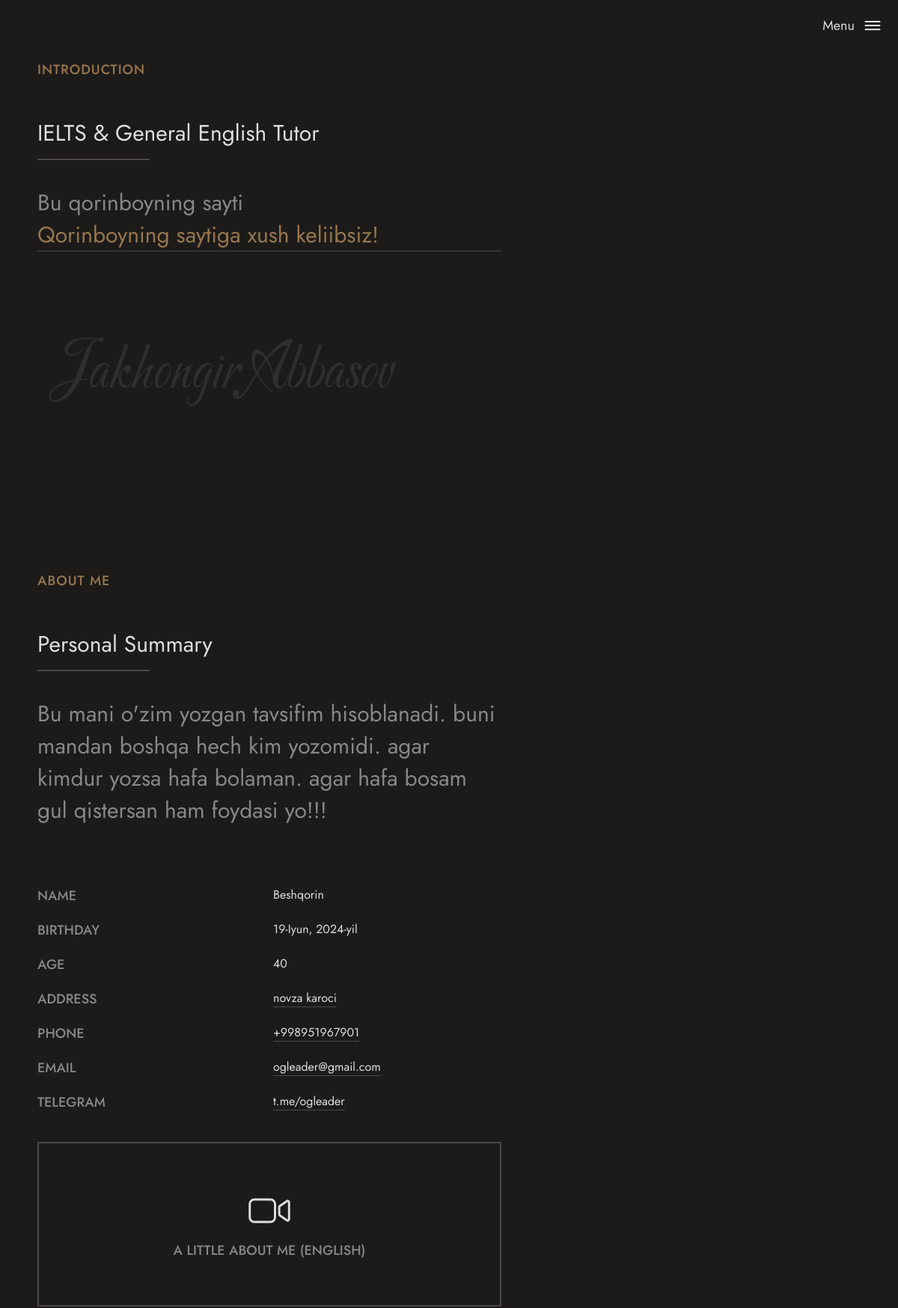
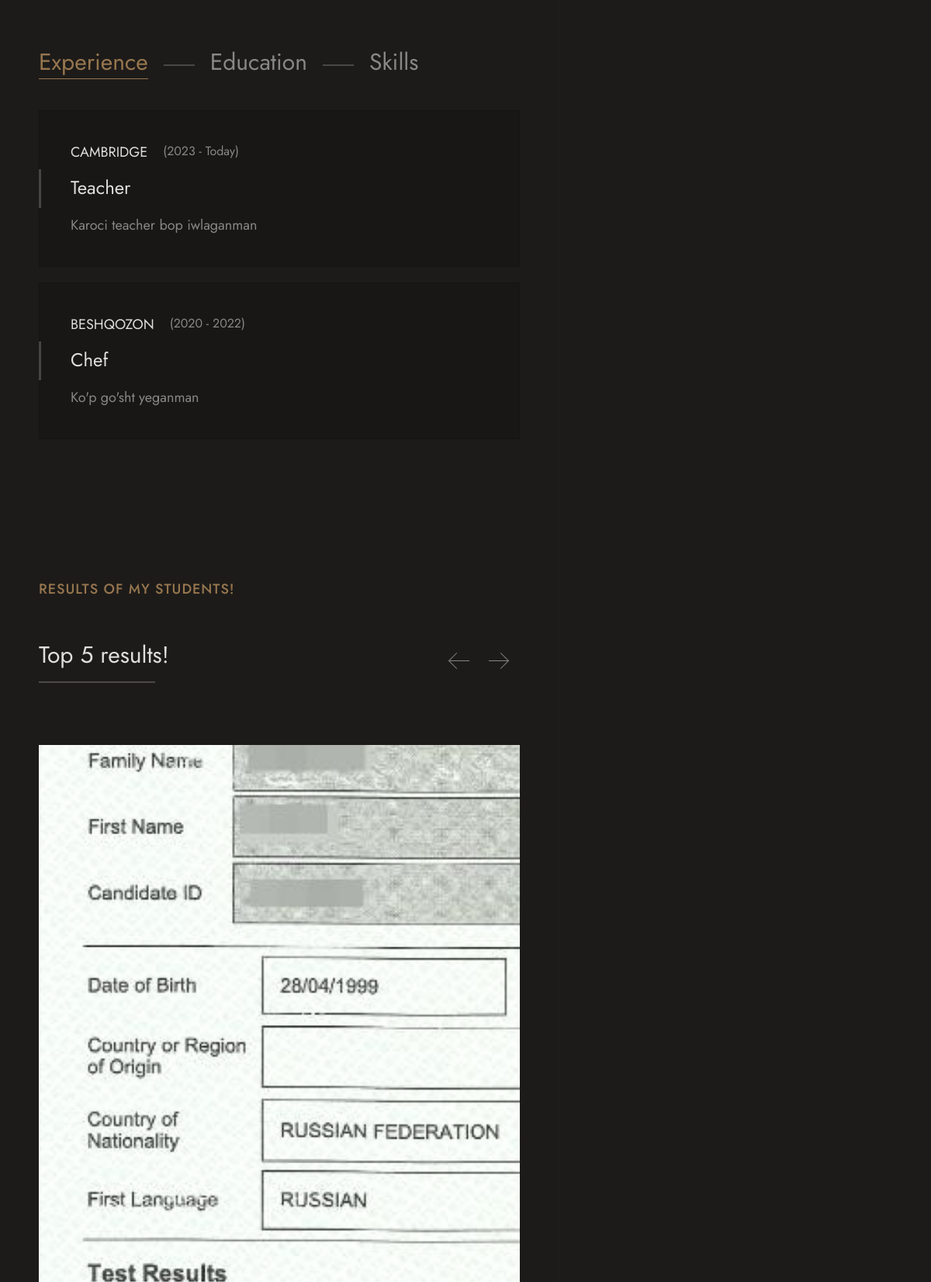
The page / (upper part) on the database its author committed (2 pictures, top to bottom).
### about/models.py (models this page shows, shortened)
class Introduction(models.Model):
    description = models.TextField(verbose_name='Tavsif')
    yellow_description = models.TextField(verbose_name='Sariq tavsif')
    yd_link = models.URLField(verbose_name='Sariq tavsif havolasi')
    is_published = models.BooleanField(default=True)

class AboutMe(models.Model):
    description = models.TextField(verbose_name='Tavsif')
    name = models.CharField(max_length=155, verbose_name='Ism')
    birthday = models.DateField(verbose_name='Tug‘ilgan kun')
    age = models.IntegerField(verbose_name='Yosh')
    address = models.TextField(verbose_name='Manzil')
    address_link = models.URLField(verbose_name='Manzil havolasi', max_length=555)
    phone = models.CharField(max_length=20, verbose_name='Telefon')
    email = models.EmailField(verbose_name='Elektron pochta')
    email_link = models.URLField(verbose_name='Elektron pochta havolasi')
    telegram = models.CharField(max_length=50, verbose_name='Telegram')
    tg_link = models.URLField(verbose_name='Telegram havolasi')
    vd_link = models.URLField(verbose_name='Video havola')

class Experience(models.Model):
    wheredidyouwork = models.TextField(verbose_name='Where')
    role = models.TextField(verbose_name='Role')
    description = models.TextField(verbose_name='Description')
    is_published = models.BooleanField(default=True, verbose_name='Nashr qilish')
    start_date = models.TextField(verbose_name='Start')
    end_date = models.TextField(verbose_name='End')

class StudentsTop5Results(models.Model):
    name = models.CharField(max_length=155, verbose_name='Talaba ismi')
    overall = models.CharField(max_length=155, verbose_name='Umumiy natija')
    photo = models.ImageField(upload_to='images/%Y/%m/%d', blank=True, verbose_name='Rasm')
    is_published = models.BooleanField(default=True, verbose_name='Nashr qilingan')

### about/views.py (the view)
# urls.py: path('', HomeView.as_view(), name='home')
class HomeView(ListView):
    model = User
    template_name = 'about/index.html'
    context_object_name = 'users'
    def get_context_data(self, **kwargs):
        context = super().get_context_data(**kwargs)
        context['intros']  = Introduction.objects.all()
        context['abouts'] = AboutMe.objects.all()
        context['joins'] = ComeJoinUs.objects.all()
        context['experiences'] = Experience.objects.all()
        context['educations'] = Education.objects.all()
        context['results'] = StudentsResults.objects.all()
        context['top5s'] = StudentsTop5Results.objects.all()
        context['courses'] = Courses.objects.all()
        return context

### about/templates/about/index.html (shortened to what this page needs)
{% load static %}
<!DOCTYPE html>
<html lang="en">
<head>
    <link rel="stylesheet" href="{% static '/assets/css/style.css' %}">
    <link rel="stylesheet" href="{% static '/assets/css/media_query.css' %}">
</head>
<body>
    <div class="container">
        <header>
            <button class="menu-open-btn">
                <span>Menu</span>
                <ion-icon name="menu-outline"></ion-icon>
            </button>
        </header>
        <main>
                <section class="section-padding" id="home">
                    {% for intro in intros %}
                    <h3 class="section-subtitle">Introduction</h3>
                    <h2 class="section-title">IELTS & General English Tutor</h2>
                    <p class="section-desc link-underline">
                        {{ intro.description }}<br>
                        <a href="{{ intro.yd_link }}" target="_blank">{{ intro.yellow_description }}</a>
                    </p>
                    <img src="{% static '/assets/images/signature_pandadoc.png' %}" alt="" width="350px" loading="lazy">
                    {% endfor %}
                </section>
            <section class="section-padding" id="about">
                {% for about in abouts %}
                <h3 class="section-subtitle">About me</h3>
                <h2 class="section-title">Personal Summary</h2>
                <p class="section-desc">
                    {{ about.description }}
                </p>
                <table class="about-table">
                    <tr>
                        <th>Name</th>
                        <td>{{ about.name }}</td>
                    </tr>
                    <tr>
                        <th>Birthday</th>
                        <td>{{ about.birthday }}</td>
                    </tr>
                    <tr>
                        <th>Age</th>
                        <td>{{ about.age }}</td>
                    </tr>
                    <tr>
                        <th>Address</th>
                        <td><a href="{{ about.address_link }}" class="link-underline" target="_blank">{{ about.address }}</a></td>
                    </tr>
                    <tr>
                        <th>Phone</th>
                        <td><a href="tel:{{ about.phone }}" class="link-underline">{{ about.phone }}</a></td>
                    </tr>
                    <tr>
                        <th>Email</th>
                        <td><a href="{{ about.email_link }}" class="link-underline">{{ about.email }}</a></td>
                    </tr>
                    <tr>
                        <th>Telegram</th>
                        <td><a href="{{ about.tg_link }}" class="link-underline" target="_blank">{{ about.telegram }}</a></td>
                    </tr>
                </table>
                <button class="download-cv">
                    <ion-icon name="videocam-outline"></ion-icon>
                    <a href="{{ about.vd_link }}" target="_blank">
                        <span>A little about me (English)</span>
                    </a>
                </button>
                {% endfor %}
                <div class="about-tab">
                    <ul class="tab-nav">
                        <li>
                            <button class="one tab-button active">Experience</button>
                        </li>
                        <li>
                            <button class="two tab-button">Education</button>
                        </li>
                        <li>
                            <button class="three tab-button">Skills</button>
                        </li>
                    </ul>
                    <div class="tab-content-group">
                        <div class="one tab-content active">
                            {% for experience in experiences %}
                            <div class="content-card">
                                <div class="card-head">
                                    <h4>{{ experience.wheredidyouwork }}</h4>
                                    <p>({{ experience.start_date }} - {{ experience.end_date }})</p>
                                </div>
                                <div class="card-body">
                                    <h3>{{ experience.role }}</h3>
                                    <p>{{ experience.description }}</p>
                                </div>
                            </div>
                            {% endfor %}
                        </div>
                    </div>
                </div>
            </section>
            <section class="section-padding" id="topresults">
                <h3 class="section-subtitle">Results of my students!</h3>
                <div class="wrapper">
                    <h2 class="section-title">Top 5 results!</h2>
                    <div class="btn-group">
                        <button id="portfolio-carousel-prev">
                            <div class="arrow">
                                <div class="arrow-head-left"></div>
                            </div>
                        </button>
                        <button id="portfolio-carousel-next">
                            <div class="arrow">
                                <div class="arrow-head-right"></div>
                            </div>
                        </button>
                    </div>
                </div>
                <div class="portfolio-carousel">
                    <div class="portfolio-carousel-inner">
                        {% for top5 in top5s %}
                        <div class="portfolio-carousel-card">
                            <div class="card-head">
                                {% if top5.photo %}
                                <img src="{{ top5.photo.url }}" alt="{{ top5.name }}" width="100" loading="lazy">
                                {% endif %}
                            </div>
                        </div>
                        {% endfor %}
                    </div>
                </div>
            </section>
        </main>
    </div>
</body>
</html>

### about/static/assets/css/media_query.css (style rules this page uses)
@media (min-width: 370px) { .about-table tr { flex-direction: row; } }
@media (min-width: 370px) { .about-table th, .about-table td { width: 50%; } }
@media (min-width: 370px) { .about-table td { font-size: 1rem; } }
@media (min-width: 370px) { .section-title { font-size: var(--fs-2); } }
@media (min-width: 500px) { :root { --fs-1: 48px; --fs-2: 30px; } }
@media (min-width: 500px) { .section-padding { padding: 80px 20px; } }
@media (min-width: 500px) { .content-card .card-head { flex-direction: row; gap: 20px; } }
@media (min-width: 500px) { .portfolio-carousel-inner { word-wrap: 250%; } }
@media (min-width: 768px) { :root { --fs-4: 30px; } }
@media (min-width: 1024px) { #home img { width: 500px; } }
@media (min-width: 1024px) { .container { display: flex; flex-direction: row-reverse; } }
@media (min-width: 1024px) { .section-padding { padding: 80px 50px; } }
@media (min-width: 1024px) { header { width: 40%; height: 100vh; display: flex; flex-direction: column; justify-content: center; align-items: center; border-left: 1px solid hsla(100, 100%, 100%, 0.02); } }
@media (min-width: 1024px) { main { width: 60%; height: 100vh; overflow-y: auto; scroll-behavior: smooth; } }

### about/static/assets/css/variable.css (style rules this page uses)
:root { --eerie-black-dark: #1d1b19; --liver-chestunut: #96764f; --battleship-gray: #878787; --spanish-gray: #999999; --erie-black: #151412; --smoky-black: #181715; --light-gray: #cccccc; --may-green: #459a3c; --gainsboro: #dedede; --white: #ffffff; --jet: #333333; --fs-1: 36px; --fs-2: 30px; --fs-3: 24px; --fs-4: 20px; --fs-5: 18px; --fs-6: 14px; --default-transitions: 0.25s ease; }

### rows shown on the page
Introduction: description "Bu qorinboyning sayti", yellow_description "Qorinboyning saytiga xush keliibsiz!"
AboutMe: description "Bu mani o'zim yozgan tavsifim hisoblanadi. buni mandan boshqa hech kim yozomidi. agar kimdur yozsa hafa bolaman. agar hafa bosam gul qistersan ham foydasi yo!!!", name "Beshqorin", birthday "19-Iyun, 2024-yil", age "40", address "novza karoci", phone "+998951967901", email "ogleader@gmail.com", telegram "t.me/ogleader"
Experience: wheredidyouwork "CAMBRIDGE", start_date "2023", end_date "Today", role "Teacher", description "Karoci teacher bop iwlaganman"
Experience: wheredidyouwork "BESHQOZON", start_date "2020", end_date "2022", role "Chef", description "Ko'p go'sht yeganman"
StudentsTop5Results: photo (picture)
